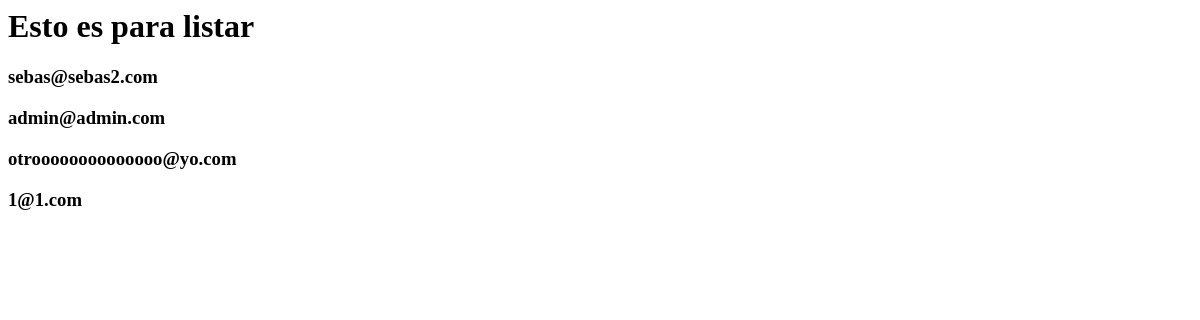
Page /list_user/ (signed in) on the earlier database version.
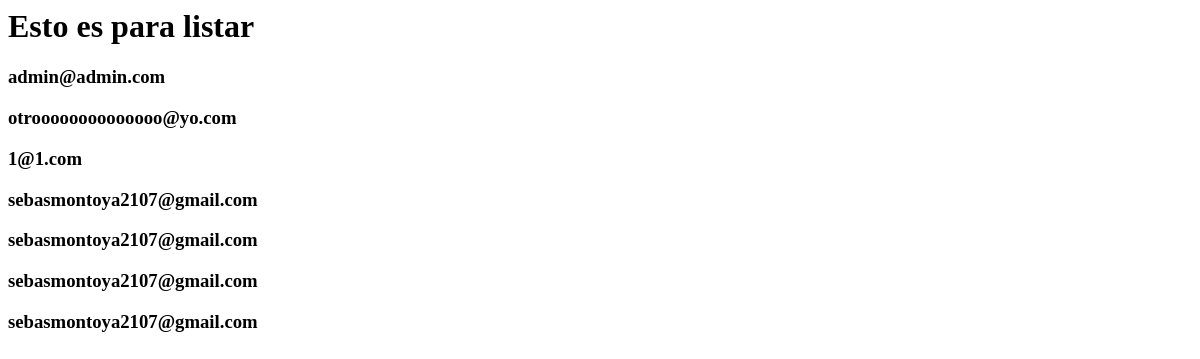
Same page on the later database version.
### apps/adminusers_app/models.py (models this page shows, shortened)
class User(AbstractUser):
    GENDER_CHOICES = (
        ('Masculino', 'Masculino'),
        ('Femenino', 'Femenino')
    )
    gender = models.CharField(max_length=10, blank=True, choices=GENDER_CHOICES)
    REQUIRED_FIELDS = ['first_name', 'last_name', 'email','is_superuser']

### apps/adminusers_app/views.py (the view)
# urls.py: path('list_user/',UserListView.as_view(),name='list_user'),
class UserListView(LoginRequiredMixin,SoloAdmin,ListView):
    model = User
    template_name = "users/list_user.html"
    context_object_name = 'users'
    login_url = reverse_lazy('user_app:login')

### apps/adminusers_app/mixing_admin.py (called while the page is built)
    def dispatch(self, request, *args, **kwargs):
        if request.user.is_superuser:
            return super().dispatch(request, *args, **kwargs)
        return redirect('admin_app:list_user')

### templates/users/list_user.html
<h1>Esto es para listar</h1>
{% for us in users %}
<h3>{{us.email}}</h3>
{% endfor %}

Differences in the rows shown:
removed User: email "sebas@sebas2.com"
added User: email "sebasmontoya2107@gmail.com"
added User: email "sebasmontoya2107@gmail.com"
added User: email "sebasmontoya2107@gmail.com"
added User: email "sebasmontoya2107@gmail.com"
